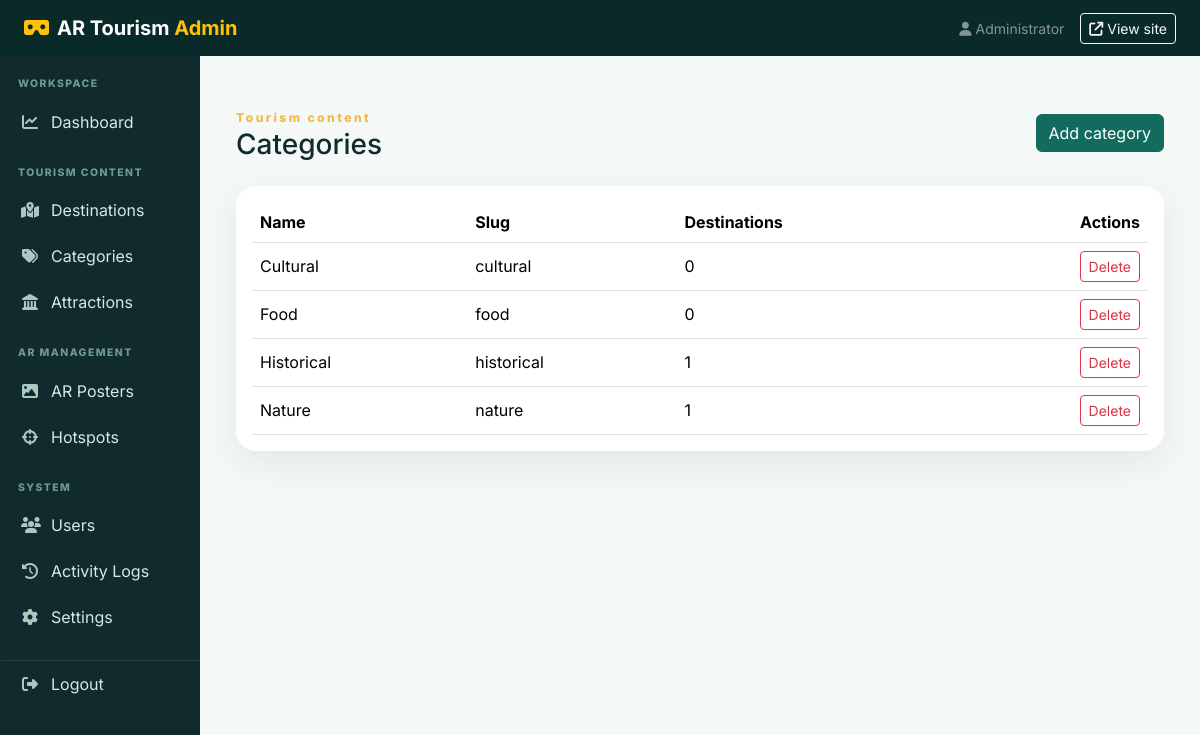
Screenshot of /admin/categories.php (signed in) with the database file from the repository.
### tables this page shows
CREATE TABLE categories (
    id INT UNSIGNED AUTO_INCREMENT PRIMARY KEY,
    name VARCHAR(100) NOT NULL,
    slug VARCHAR(120) UNIQUE NOT NULL,
    is_active TINYINT(1) DEFAULT 1
);

### includes/functions.php (called while the page is built, shortened)
<?php
require_once __DIR__ . '/database.php';
function e(?string $value): string
{
    return htmlspecialchars($value ?? '', ENT_QUOTES, 'UTF-8');
}
function flashes(): array
{
    $items = $_SESSION['flash'] ?? [];
    return $items;
}

### includes/database.php (called while the page is built, shortened)
<?php
function db(): PDO
{
    static $pdo;
    if (!$pdo) {
        $pdo = new PDO(
            'mysql:host=' . DB_HOST . ';port=' . PORT . ';dbname=' . DB_NAME . ';charset=utf8mb4',
            DB_USER,
            DB_PASS,
            [
                PDO::ATTR_ERRMODE => PDO::ERRMODE_EXCEPTION,
                PDO::ATTR_DEFAULT_FETCH_MODE => PDO::FETCH_ASSOC,
                PDO::ATTR_EMULATE_PREPARES => false,
            ]
        );
    }
    return $pdo;
}

### admin/categories.php (the view, shortened to what this page needs)
<?php
require_once __DIR__ . '/../includes/functions.php';
$items = db()->query(
    'SELECT c.*, COUNT(d.id) AS destination_count
     FROM categories c
     LEFT JOIN destinations d ON d.category_id = c.id
     GROUP BY c.id
     ORDER BY c.name'
)->fetchAll();
require __DIR__ . '/_header.php';
?>
<div class="container-fluid py-4">
    <div class="d-flex justify-content-between align-items-center mb-4">
        <div>
            <span class="eyebrow">Tourism content</span>
            <h1 class="h3 mb-0">Categories</h1>
        </div>
        <button
            class="btn btn-success"
            data-bs-toggle="collapse"
            data-bs-target="#categoryForm"
        >
            Add category
        </button>
    </div>
    <div class="card p-3 table-responsive">
        <table class="table align-middle mb-0">
            <thead>
                <tr>
                    <th>Name</th>
                    <th>Slug</th>
                    <th>Destinations</th>
                    <th class="text-end">Actions</th>
                </tr>
            </thead>
            <tbody>
                <?php foreach ($items as $item): ?>
                    <tr>
                        <td><?= e($item['name']) ?></td>
                        <td><?= e($item['slug']) ?></td>
                        <td><?= (int) $item['destination_count'] ?></td>
                        <td class="text-end">
                            <a
                                data-confirm="Delete category?"
                                href="?delete=<?= (int) $item['id'] ?>"
                                class="btn btn-sm btn-outline-danger"
                            >
                                Delete
                            </a>
                        </td>
                    </tr>
                <?php endforeach; ?>
            </tbody>
        </table>
    </div>
</div>
<?php require __DIR__ . '/_footer.php'; ?>

### assets/css/app.css (style rules this page uses)
:root { --ink: #102a2d; --green: #126b5d; --green-dark: #0b3d3b; --gold: #f2b84b; --cream: #f7faf7; }
* { box-sizing: border-box; }
body { font-family: Inter, sans-serif; color: var(--ink); background: var(--cream); }
.eyebrow { letter-spacing: 0.2em; font-size: 0.76rem; font-weight: 800; color: var(--gold); }
.card { border: 0; border-radius: 20px; box-shadow: 0 12px 35px #123b3714; }
.btn-success { background: var(--green); border-color: var(--green); }
.admin-body { background: #f4f8f6; }

### rows the page displays
categories: name "Cultural", slug "cultural", destination_count "0"
categories: name "Food", slug "food", destination_count "0"
categories: name "Historical", slug "historical", destination_count "1"
categories: name "Nature", slug "nature", destination_count "1"

### other values shown
$_SESSION['admin_name'] "Administrator"
